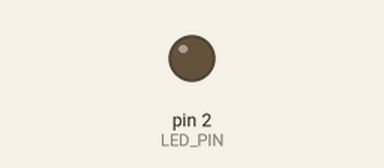
A sketch run on a simulated Arduino Uno, built with avr-gcc and run on an emulated ATmega328P. Shown: output pins drawn as LEDs (lit = HIGH). What the sketch prints to the serial monitor is not drawn.

Above: at 1.8 s.
At 5.1 s:
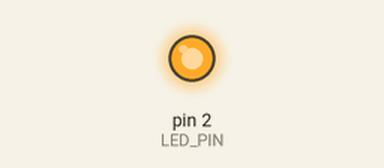
Timing chart, 0 to 9.6 s (numbered marks = the images above):
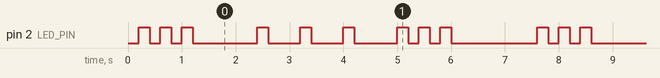

The sketch:

ex03.ino
```cpp
/*
 * 简化版 - 更清晰的SOS信号
 * 使用标志位更直观地控制
 */

const int LED_PIN = 2;

// 时间常量
const unsigned long SHORT = 200;
const unsigned long LONG = 600;
const unsigned long GAP = 200;      // 点/横之间
const unsigned long LETTER_GAP = 600; // 字母之间
const unsigned long WORD_GAP = 1400;  // 单词之间

// 状态定义
enum SOSState {
  S1_ON, S1_OFF,  // S第一个点
  S2_ON, S2_OFF,  // S第二个点
  S3_ON, S3_OFF,  // S第三个点
  LETTER1_OFF,    // S和O之间
  O1_ON, O1_OFF,  // O第一个横
  O2_ON, O2_OFF,  // O第二个横
  O3_ON, O3_OFF,  // O第三个横
  LETTER2_OFF,    // O和S之间
  S4_ON, S4_OFF,  // S第一个点
  S5_ON, S5_OFF,  // S第二个点
  S6_ON, S6_OFF,  // S第三个点
  WORD_OFF        // 单词之间
};

SOSState currentState = S1_ON;
unsigned long lastChange = 0;

// 获取当前状态的持续时间
unsigned long getDuration(SOSState state) {
  switch(state) {
    case S1_ON: case S2_ON: case S3_ON: case S4_ON: case S5_ON: case S6_ON:
      return SHORT;
    case O1_ON: case O2_ON: case O3_ON:
      return LONG;
    case S1_OFF: case S2_OFF: case S3_OFF: case S4_OFF: case S5_OFF: case S6_OFF:
    case O1_OFF: case O2_OFF: case O3_OFF:
      return GAP;
    case LETTER1_OFF: case LETTER2_OFF:
      return LETTER_GAP;
    case WORD_OFF:
      return WORD_GAP;
    default:
      return GAP;
  }
}

// 获取下一个状态
SOSState getNextState(SOSState state) {
  int next = (int)state + 1;
  if (next > WORD_OFF) next = S1_ON;
  return (SOSState)next;
}

void setup() {
  pinMode(LED_PIN, OUTPUT);
  Serial.begin(115200);
  Serial.println("SOS Signal Started...");
}

void loop() {
  unsigned long now = millis();

  if (now - lastChange >= getDuration(currentState)) {
    lastChange = now;

    // 设置LED状态
    bool ledOn = (currentState == S1_ON || currentState == S2_ON || currentState == S3_ON ||
                  currentState == O1_ON || currentState == O2_ON || currentState == O3_ON ||
                  currentState == S4_ON || currentState == S5_ON || currentState == S6_ON);

    digitalWrite(LED_PIN, ledOn ? HIGH : LOW);

    // 调试输出
    if (ledOn) {
      if (getDuration(currentState) == SHORT) Serial.print(".");
      else Serial.print("-");
    } else {
      if (getDuration(currentState) == LETTER_GAP) Serial.print(" / ");
      else if (getDuration(currentState) == WORD_GAP) Serial.println("  [SOS]\n");
    }

    // 切换到下一个状态
    currentState = getNextState(currentState);
  }
}
```

Measured:
- by itself, pin 2 (LED_PIN): repeats every 7.4 s: 2 × (LOW 0.20 s, HIGH 0.20 s), LOW 1.2 s, 2 × (HIGH 0.20 s, LOW 0.60 s), HIGH 0.20 s, LOW 0.80 s, 2 × (HIGH 0.20 s, LOW 0.20 s), HIGH 0.20 s, LOW 1.6 s, HIGH 0.20 s
- by itself, everything shown: repeats every 7.4 s, in 18 steps
